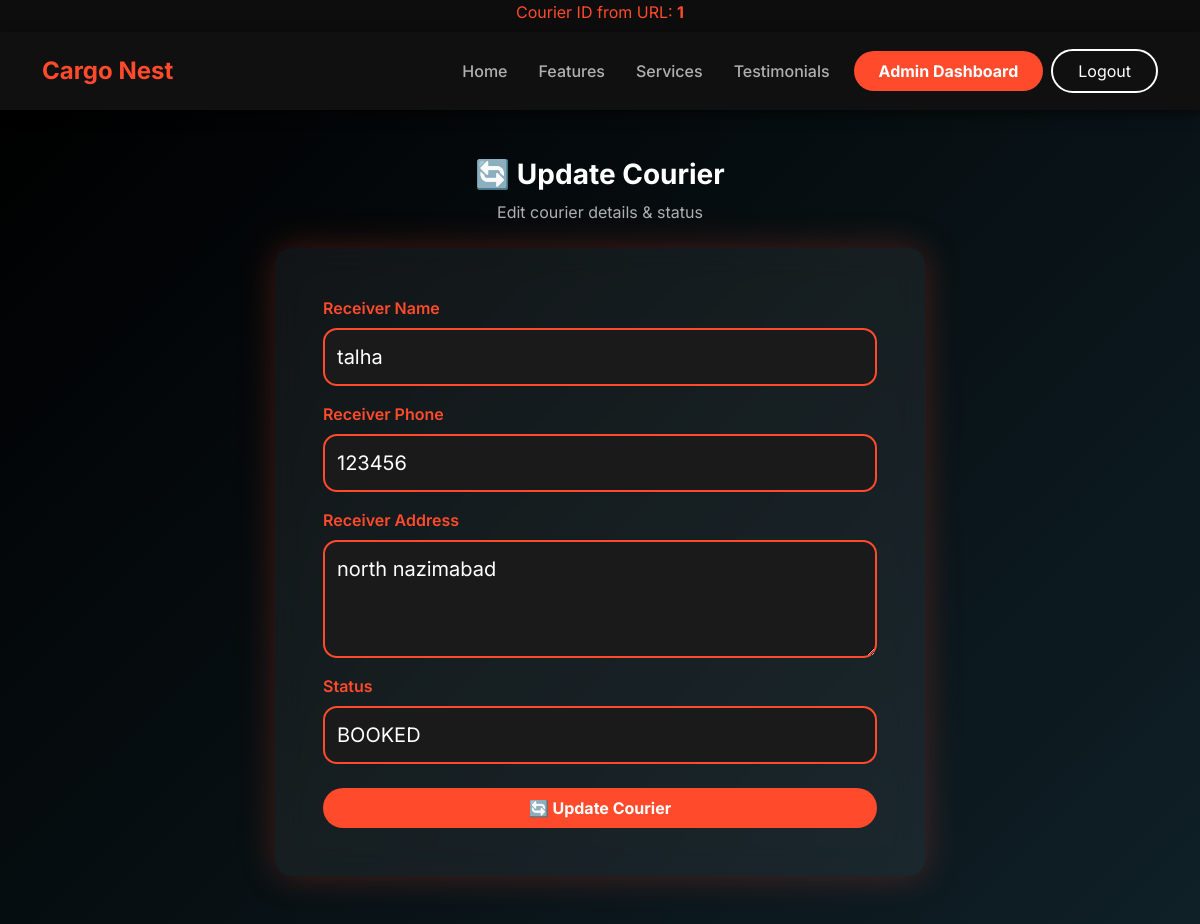
Screenshot of /admin/update_courier.php?id=1 (signed in) with the database file from the repository.
### tables this page shows
CREATE TABLE `couriers` (
  `courier_id` int(11) NOT NULL,
  `tracking_number` varchar(50) NOT NULL,
  `sender_id` int(11) DEFAULT NULL,
  `receiver_name` varchar(100) DEFAULT NULL,
  `receiver_phone` varchar(15) DEFAULT NULL,
  `receiver_address` text DEFAULT NULL,
  `courier_type` varchar(50) DEFAULT NULL,
  `courier_company` varchar(50) DEFAULT NULL,
  `booking_date` date DEFAULT NULL,
  `expected_delivery` date DEFAULT NULL,
  `status` enum('BOOKED','IN_TRANSIT','DELIVERED') DEFAULT 'BOOKED',
  `created_by` int(11) DEFAULT NULL,
  `branch` varchar(50) DEFAULT NULL
);

### admin/update_courier.php (the view, shortened to what this page needs)
<?php
echo "<div class='text-center text-accent mb-2'>
        Courier ID from URL: <strong>" . ($_GET['id'] ?? 'NOT SET') . "</strong>
      </div>";
include "../config/db.php";
include "../includes/header.php";
$courier_id = (int) $_GET['id'];
$stmt = mysqli_prepare(
    $conn,
    "SELECT courier_id, receiver_name, receiver_phone, receiver_address, status
     FROM couriers
     WHERE courier_id = ?"
);
mysqli_stmt_bind_param($stmt, "i", $courier_id);
mysqli_stmt_execute($stmt);
$result = mysqli_stmt_get_result($stmt);
if (!$row = mysqli_fetch_assoc($result)) {
    die("Courier not found");
}
?>
<section class="auth-section py-5" style="min-height:85vh;">
<div class="container">
    <div class="text-center mb-4">
        <h3 class="fw-bold text-white">🔄 Update Courier</h3>
        <p class="text-gray mb-0">Edit courier details & status</p>
    </div>
    <form method="POST" action="../actions/courier_action.php"
          class="glass p-5 rounded-4"
          style="max-width:650px;margin:auto;"
          id="updateCourierForm">
        <div class="mb-3">
            <label class="form-label text-accent fw-semibold">Receiver Name</label>
            <input type="text" class="form-control form-control-lg dark-input"
                   name="receiver_name" id="receiver_name"
                   value="<?= htmlspecialchars($row['receiver_name']) ?>" required>
        </div>
        <div class="mb-3">
            <label class="form-label text-accent fw-semibold">Receiver Phone</label>
            <input type="text" class="form-control form-control-lg dark-input"
                   name="receiver_phone" id="receiver_phone"
                   value="<?= htmlspecialchars($row['receiver_phone']) ?>" required>
        </div>
        <div class="mb-3">
            <label class="form-label text-accent fw-semibold">Receiver Address</label>
            <textarea class="form-control form-control-lg dark-input"
                      name="receiver_address" id="receiver_address"
                      rows="3" required><?=
                htmlspecialchars($row['receiver_address'])
            ?></textarea>
        </div>
        <div class="mb-4">
            <label class="form-label text-accent fw-semibold">Status</label>
            <select class="form-select form-select-lg dark-input" name="status" id="status">
                <option value="BOOKED" <?= $row['status']=='BOOKED'?'selected':'' ?>>BOOKED</option>
            </select>
        </div>
        <div class="text-center">
            <button type="submit" name="update_courier"
                    class="btn btn-accent w-100 py-2 fw-bold">
                🔄 Update Courier
            </button>
        </div>
    </form>
</div>
</section>

### includes/header.php (style rules this page uses)
body { font-family: 'Inter', sans-serif; background-color: #0d0d0d; color: #fff; margin: 0; }
.btn-accent { background-color: #ff4b2b; color: #fff; border: none; font-weight: 600; border-radius: 30px; padding: 8px 25px; transition: all 0.3s; }

### admin/update_courier.php (style rules this page uses)
.auth-section { background:linear-gradient(135deg,#000000,#0f2027); }
.text-gray { color:#b0b0b0 }
.text-accent { color:#ff4b2b }
.glass { background:rgba(255,255,255,.06); backdrop-filter:blur(15px); border-radius:20px; box-shadow:0 0 35px rgba(255,75,43,.25); }
.dark-input { background:#1a1a1a; color:#fff; border:2px solid #ff4b2b; border-radius:14px; padding:12px; transition:.3s; }
.btn-accent { background:#ff4b2b; color:#fff; border-radius:30px; font-weight:700; transition:.3s; }

### rows the page displays
couriers: receiver_name "talha", receiver_phone "123456", receiver_address "north nazimabad", status "BOOKED"

### other values shown
$_GET['id'] "1"
